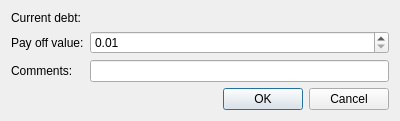
<?xml version="1.0" encoding="UTF-8"?>
<ui version="4.0">
 <class>PayOffDebtDialog</class>
 <widget class="QDialog" name="PayOffDebtDialog">
  <property name="geometry">
   <rect>
    <x>0</x>
    <y>0</y>
    <width>400</width>
    <height>121</height>
   </rect>
  </property>
  <property name="windowTitle">
   <string>Pay off debt</string>
  </property>
  <property name="windowIcon">
   <iconset resource="../resources/resource.qrc">
    <normaloff>:/kwallet.png</normaloff>:/kwallet.png</iconset>
  </property>
  <layout class="QFormLayout" name="main_layout">
   <item row="1" column="0">
    <widget class="QLabel" name="pay_off_label">
     <property name="text">
      <string>Pay off value:</string>
     </property>
    </widget>
   </item>
   <item row="1" column="1">
    <widget class="QDoubleSpinBox" name="pay_off_combo_box">
     <property name="locale">
      <locale language="English" country="UnitedKingdom"/>
     </property>
     <property name="minimum">
      <double>0.010000000000000</double>
     </property>
     <property name="maximum">
      <double>100000.000000000000000</double>
     </property>
    </widget>
   </item>
   <item row="2" column="0">
    <widget class="QLabel" name="comments_label">
     <property name="contextMenuPolicy">
      <enum>Qt::NoContextMenu</enum>
     </property>
     <property name="text">
      <string>Comments:</string>
     </property>
    </widget>
   </item>
   <item row="2" column="1">
    <widget class="QLineEdit" name="comments_lineedit"/>
   </item>
   <item row="3" column="0" colspan="2">
    <widget class="QDialogButtonBox" name="button_box">
     <property name="contextMenuPolicy">
      <enum>Qt::NoContextMenu</enum>
     </property>
     <property name="orientation">
      <enum>Qt::Horizontal</enum>
     </property>
     <property name="standardButtons">
      <set>QDialogButtonBox::Cancel|QDialogButtonBox::Ok</set>
     </property>
    </widget>
   </item>
   <item row="0" column="0">
    <widget class="QLabel" name="current_debt_label">
     <property name="text">
      <string>Current debt:</string>
     </property>
    </widget>
   </item>
   <item row="0" column="1">
    <widget class="QLabel" name="current_debt_value">
     <property name="text">
      <string/>
     </property>
    </widget>
   </item>
  </layout>
 </widget>
 <resources/>
 <connections>
  <connection>
   <sender>button_box</sender>
   <signal>accepted()</signal>
   <receiver>PayOffDebtDialog</receiver>
   <slot>accept()</slot>
   <hints>
    <hint type="sourcelabel">
     <x>248</x>
     <y>254</y>
    </hint>
    <hint type="destinationlabel">
     <x>157</x>
     <y>274</y>
    </hint>
   </hints>
  </connection>
  <connection>
   <sender>button_box</sender>
   <signal>rejected()</signal>
   <receiver>PayOffDebtDialog</receiver>
   <slot>reject()</slot>
   <hints>
    <hint type="sourcelabel">
     <x>316</x>
     <y>260</y>
    </hint>
    <hint type="destinationlabel">
     <x>286</x>
     <y>274</y>
    </hint>
   </hints>
  </connection>
 </connections>
</ui>
